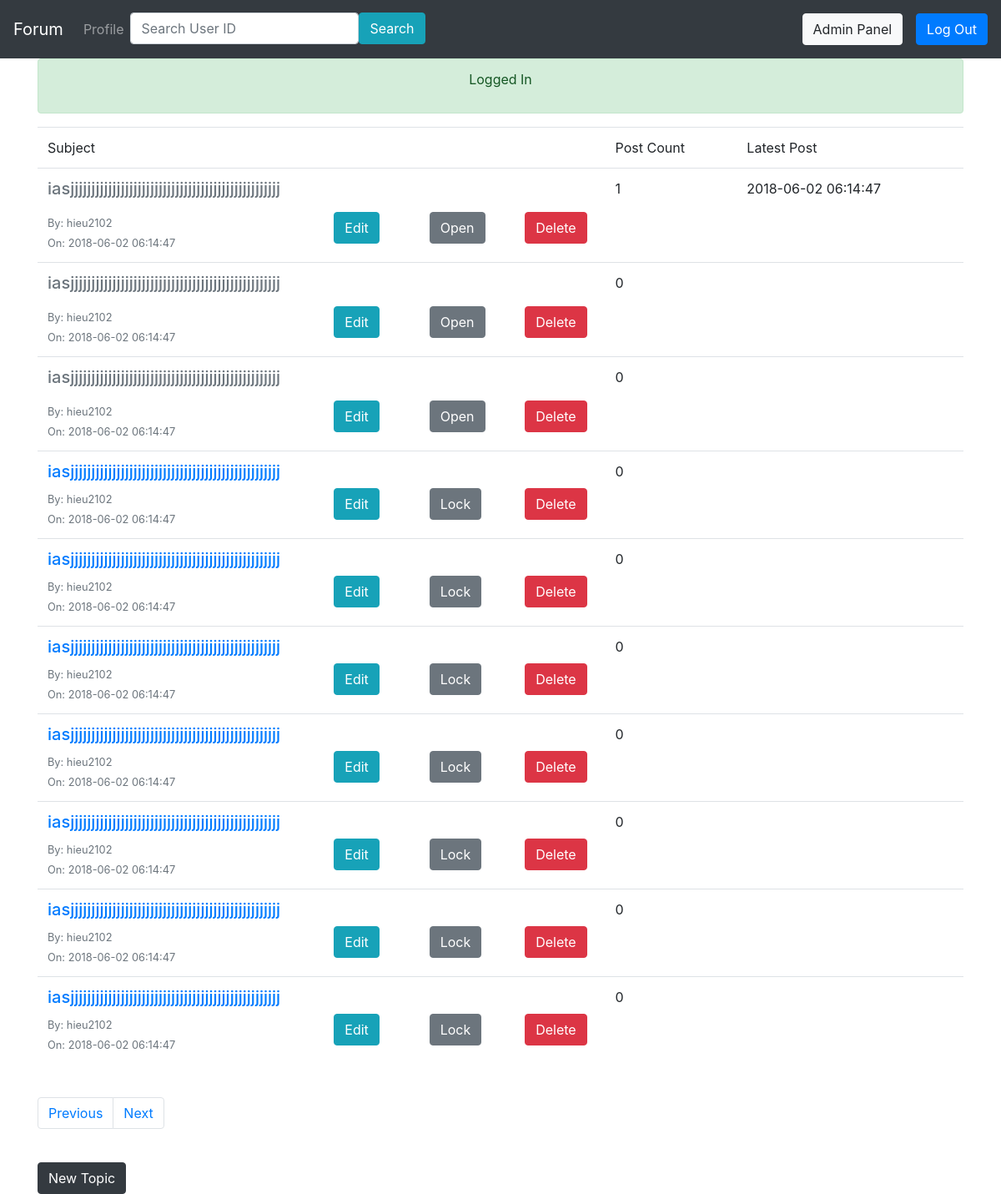
Page /index.php?page=category&catID=7 (signed in) on the committed database.
### tables this page shows
CREATE TABLE `topics` (
  `id` int(8) NOT NULL,
  `subject` text NOT NULL,
  `date` timestamp NOT NULL DEFAULT CURRENT_TIMESTAMP,
  `topic_cat` int(8) NOT NULL,
  `topic_by` int(10) NOT NULL,
  `state` enum('open','closed') NOT NULL DEFAULT 'open'
);

CREATE TABLE `users` (
  `id` int(10) NOT NULL,
  `username` varchar(50) NOT NULL,
  `password` varchar(255) NOT NULL,
  `email` varchar(255) NOT NULL,
  `created_at` timestamp NOT NULL DEFAULT CURRENT_TIMESTAMP,
  `level` enum('normal','admin','banned') NOT NULL DEFAULT 'normal'
);

### page/category.php (the view, shortened to what this page needs)
<?php
$catID = $_GET['catID'];
if (isset($_GET['pageno'])){
    $pageno = $_GET['pageno'];
    if ($pageno <=0){
        $pageno = 1;
    }
}else{
    $pageno = 1;
}
$record_per_page = 10;
$offset = ($pageno -1)* $record_per_page;
$total_records = mysqli_num_rows(mysqli_query($conn, "SELECT id from topics where topic_cat = '$catID'"));
$total_page = ceil($total_records/ $record_per_page);
$cat = mysqli_fetch_object(mysqli_query($conn, "SELECT name from categories where id = '$catID'"));
$sql_topics = "SELECT topics.subject as subject,topics.id as id,
                topics.date as time, users.username as starter,
                users.id as userID,
                topics.state as state
                from topics
                left join users on (users.id = topics.topic_by)
                where topic_cat = '$catID' order by date desc
                limit ".$offset.", 10";
$query = mysqli_query($conn, $sql_topics);
?>
<html>
<head><title>Category | <?=$cat->name?></title></head>
<body>
<table class = 'table table-hover'>
        <thead>
            <td>Subject</td>
            <td>Post Count</td>
            <td>Latest Post</td>
        </thead>
        <tbody>
    <?php while ($topics = mysqli_fetch_object($query)) {
    $postQuery = mysqli_query($conn, "SELECT max(date) as lpost from posts where post_topic = '$topics->id'");
    $count_query = mysqli_query($conn, "SELECT posts.id from posts left join topics on (topics.id = posts.post_topic) where topics.topic_cat = $catID and topics.id = '$topics->id' ");
    if ($count_query == null) {
        $posts_count = 0;
    } else {
        $posts_count = mysqli_num_rows($count_query);
    }
    ?>
        <tr>
            <td>
                <a href="index.php?page=topics&topicID=<?=$topics->id?>&pageno=1">
                    <div><h5><?php
                        if ($topics->state == 'open'){
                            echo $topics->subject;
                        }else{
                            echo "<p class = 'text-muted'>".$topics->subject."</p>";
                        }
                     ?>
                </a></h5></div>
                    <div class ='row'>
                        <div class = 'col col-md-6'>
                            <div><small class = 'text-muted'>By: <?=$topics->starter?></small></div>
                            <div><small class = 'text-muted'>On: <?=$topics->time?></small></div>
                        </div>
                        <div class = 'col col-md-2'>
                            <form method = "POST" action="index.php?page=topic-edit">
                                <input type="submit" name = "submit" value = "Edit" class = 'btn btn-info'>
                            </form>
                        </div>
                        <?php if ($_SESSION['level'] == 'admin') {?>
                            <div class = 'col col-md-2'>
                                <?php if ($topics->state == 'open') {?>
                                <form method = "POST" action="index.php?function=topic-set-state">
                                    <input type="submit" name = 'submit' value = "Lock" class = "btn btn-secondary">
                                </form>
                                <?php } else {?>
                                <form method = "POST" action="index.php?function=topic-set-state">
                                    <input type="submit" name = 'submit' value = "Open" class = "btn btn-secondary">
                                </form>
                                <?php }?>
                                </div>
                            <div class = 'col col-md-2'>
                                <form method = "POST" action="index.php?function=topic-delete">
                                    <input type="submit" name = 'submit' value = "Delete" class = "btn btn-danger">
                                </form>
                            </div>
                        <?php }?>
                    </div>
            </td>
            <td><?=$posts_count?></td>
            <td>
                <?php if ($last_post = $postQuery->fetch_assoc()) {
                echo $last_post['lpost'];}?>
            </td>
        </tr>
    <?php }?>
<br>
<nav aria-label="Page navigation example">
  <ul class="pagination">
    <li class="page-item"><a class="page-link" href="index.php?page=category&catID=<?=$catID?>&pageno=<?=$pageno-1?>">Previous</a></li>
    <?php if ($pageno < $total_page){ ?>
    <li class="page-item"><a class="page-link" href="index.php?page=category&catID=<?=$catID?>&pageno=<?=$pageno+1?>">Next</a></li>
    <?php }else{
    echo "<li class = 'page-item' disabled><a class = 'page-link'>Next</a></li>";}?>
  </ul>
</nav>
<br>
   <a class = "btn btn-dark" href="index.php?page=topic-create&catID=<?=$id?>">New Topic</a>
</body>
</html>

### rows in the picture
topics: subject "iasjjjjjjjjjjjjjjjjjjjjjjjjjjjjjjjjjjjjjjjjjjjjjjjjjj", topic_by.username "hieu2102", date "2018-06-02 06:14:47", posts_count "1", lpost "2018-06-02 06:14:47"
topics: subject "iasjjjjjjjjjjjjjjjjjjjjjjjjjjjjjjjjjjjjjjjjjjjjjjjjjj", topic_by.username "hieu2102", date "2018-06-02 06:14:47", posts_count "0"
topics: subject "iasjjjjjjjjjjjjjjjjjjjjjjjjjjjjjjjjjjjjjjjjjjjjjjjjjj", topic_by.username "hieu2102", date "2018-06-02 06:14:47", posts_count "0"
topics: subject "iasjjjjjjjjjjjjjjjjjjjjjjjjjjjjjjjjjjjjjjjjjjjjjjjjjj", topic_by.username "hieu2102", date "2018-06-02 06:14:47", posts_count "0"
topics: subject "iasjjjjjjjjjjjjjjjjjjjjjjjjjjjjjjjjjjjjjjjjjjjjjjjjjj", topic_by.username "hieu2102", date "2018-06-02 06:14:47", posts_count "0"
topics: subject "iasjjjjjjjjjjjjjjjjjjjjjjjjjjjjjjjjjjjjjjjjjjjjjjjjjj", topic_by.username "hieu2102", date "2018-06-02 06:14:47", posts_count "0"
topics: subject "iasjjjjjjjjjjjjjjjjjjjjjjjjjjjjjjjjjjjjjjjjjjjjjjjjjj", topic_by.username "hieu2102", date "2018-06-02 06:14:47", posts_count "0"
topics: subject "iasjjjjjjjjjjjjjjjjjjjjjjjjjjjjjjjjjjjjjjjjjjjjjjjjjj", topic_by.username "hieu2102", date "2018-06-02 06:14:47", posts_count "0"
topics: subject "iasjjjjjjjjjjjjjjjjjjjjjjjjjjjjjjjjjjjjjjjjjjjjjjjjjj", topic_by.username "hieu2102", date "2018-06-02 06:14:47", posts_count "0"
topics: subject "iasjjjjjjjjjjjjjjjjjjjjjjjjjjjjjjjjjjjjjjjjjjjjjjjjjj", topic_by.username "hieu2102", date "2018-06-02 06:14:47", posts_count "0"

### other values in the picture
$_SESSION['message'] "Logged In"
